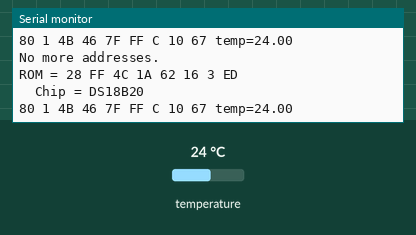
This sketch was run on a simulated Arduino Uno, built with avr-gcc and run on an emulated ATmega328P. Shown: the last lines printed to the serial monitor. Inputs (shaded band) come from the test bench; at power-on: temperature 24 °C.

Above: at 9.1 s.
9.2 s: temperature set to 12 °C
At 11.0 s:
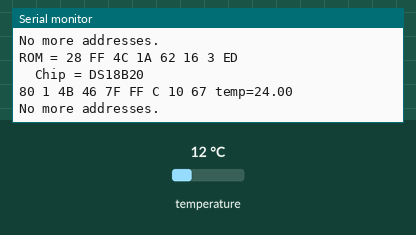
20.3 s: temperature set to 28 °C
At 25.4 s:
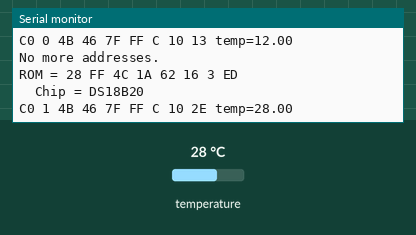
30.9 s: temperature set to 33 °C
At 36.0 s:
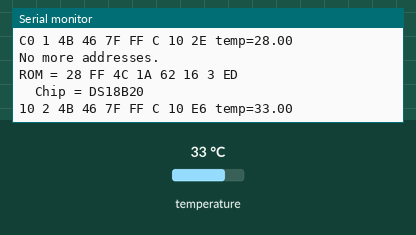
41.5 s: temperature set to 0 °C
At 46.7 s:
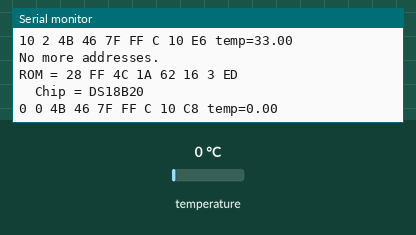
52.0 s: temperature set to 10 °C
At 56.2 s:
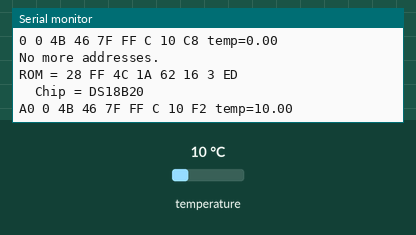
62.6 s: temperature set to 7 °C
At 66.8 s:
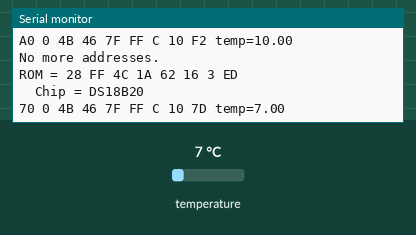

The sketch:

_04_04.ino
```cpp
// константы
#define DSD18B20PIN 5      // пин подключения контакта DATA (D1, GPIO5)
#define INTERVAL_GET_DATA 2000  // интервала измерений, мс

// подключение библиотеки
// http://www.pjrc.com/teensy/td_libs_OneWire.html
#include <OneWire.h>
// создание экземпляра OneWire
OneWire  ds(DSD18B20PIN);
// переменная для интервала измерений
unsigned long millis_int1=0;

void setup(void) {
  // запуск последовательного порта
  Serial.begin(9600);
}

void loop() {
   if(millis()-millis_int1 >= INTERVAL_GET_DATA) {
      // получение данных c DS18B20
      float temp = get_data_ds18b20();
      // вывод в монитор последовательного порта
      if(temp<100) {
        Serial.print("temp=");Serial.println(temp);
      }
      // старт интервала отсчета
      millis_int1=millis();
      // старт интервала отсчета
      millis_int1=millis();
   }
}

float get_data_ds18b20(void) {
  byte i;
  byte present = 0;
  byte type_s;
  byte data[12];
  byte addr[8];
  float fTemp;

  if ( !ds.search(addr)) {
    Serial.println("No more addresses.");
    Serial.println();
    ds.reset_search();
    delay(250);
    return 999;
  }

  Serial.print("ROM =");
  for( i = 0; i < 8; i++) {
    Serial.write(' ');
    Serial.print(addr[i], HEX);
  }

  if (OneWire::crc8(addr, 7) != addr[7]) {
      Serial.println("CRC is not valid!");
      return 999;
  }
  Serial.println();

  // the first ROM byte indicates which chip
  switch (addr[0]) {
    case 0x10:
      Serial.println("  Chip = DS18S20");  // or old DS1820
      type_s = 1;
      break;
    case 0x28:
      Serial.println("  Chip = DS18B20");
      type_s = 0;
      break;
    case 0x22:
      Serial.println("  Chip = DS1822");
      type_s = 0;
      break;
    default:
      Serial.println("Device is not a DS18x20 family device.");
      return 999;
  }

  ds.reset();
  ds.select(addr);
  // запустить конвертацию температуры датчиком
  ds.write(0x44, 1);
  delay(1000);     // ждем 750 мс
  present = ds.reset();
  ds.select(addr);
  ds.write(0xBE);
  // считываем ОЗУ датчика
  for ( i = 0; i < 9; i++) {
    data[i] = ds.read();
    Serial.print(data[i], HEX);
    Serial.print(" ");
  }
  // перевод полученных данных в значение температуры
  int16_t raw = (data[1] << 8) | data[0];
  if (type_s) {
    raw = raw << 3;
    if (data[7] == 0x10) {
      raw = (raw & 0xFFF0) + 12 - data[6];
    }
  } else {
    byte cfg = (data[4] & 0x60);
    if (cfg == 0x00) raw = raw & ~7;
    else if (cfg == 0x20) raw = raw & ~3;
    else if (cfg == 0x40) raw = raw & ~1;
  }
  fTemp = (float)raw / 16.0;

  return fTemp;
}
```

Measured:
- after the input at 20.3 s, the serial monitor: prints a new line after 3.9 s (image 2)
- after the input at 30.9 s, the serial monitor: prints a new line after 3.8 s (image 3)
- after the input at 41.5 s, the serial monitor: prints a new line after 3.8 s (image 4)
- after the input at 52.0 s, the serial monitor: prints a new line after 3.9 s (image 5)
- after the input at 62.6 s, the serial monitor: prints a new line after 3.9 s (image 6)
